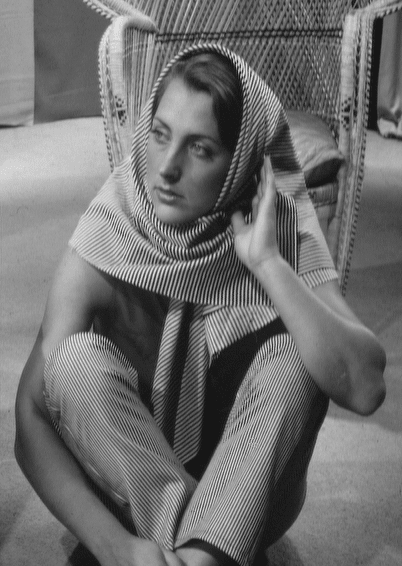
#> input picture ASM2-NguyenNgocThao/Fig0417(a)(barbara).png, 402 x 566 px, found by its file name
$ python lowpass_filtering.py
#> lines starting #> are read from the running program, lines starting #| are printed output that depends on the picture; after the words box and inside, x2 and y2 are one past the last pixel; in counts of white or black regions, pixels touching at a corner belong together
import numpy as np
import cv2
import matplotlib.pyplot as plt
from mpl_toolkits.mplot3d import Axes3D

# Hàm để tạo bộ lọc lý tưởng (Ideal) - Vuông


def ideal_lowpass_filter(size, cutoff):
    rows, cols = size
    center = (int(rows / 2), int(cols / 2))
    filter_matrix = np.zeros((rows, cols), dtype=np.float32)

    for i in range(rows):
        for j in range(cols):
            distance = np.sqrt((i - center[0]) ** 2 + (j - center[1]) ** 2)
            if distance <= cutoff:
                filter_matrix[i, j] = 1
    return filter_matrix

# Hàm để tạo bộ lọc tròn


def circular_lowpass_filter(size, cutoff):
    rows, cols = size
    center = (int(rows / 2), int(cols / 2))
    filter_matrix = np.zeros((rows, cols), dtype=np.float32)

    for i in range(rows):
        for j in range(cols):
            distance = np.sqrt((i - center[0]) ** 2 + (j - center[1]) ** 2)
            filter_matrix[i, j] = 1 / (1 + (distance / cutoff) ** 2)
    return filter_matrix

# Hàm để tạo bộ lọc Gaussian


def gaussian_lowpass_filter(size, cutoff):
    rows, cols = size
    center = (int(rows / 2), int(cols / 2))
    filter_matrix = np.zeros((rows, cols), dtype=np.float32)

    for i in range(rows):
        for j in range(cols):
            distance = np.sqrt((i - center[0]) ** 2 + (j - center[1]) ** 2)
            filter_matrix[i,
                          j] = np.exp(-(distance ** 2) / (2 * (cutoff ** 2)))
    return filter_matrix

# Hàm để tạo bộ lọc Butterworth


def butterworth_lowpass_filter(size, cutoff, order=2):
    rows, cols = size
    center = (int(rows / 2), int(cols / 2))
    filter_matrix = np.zeros((rows, cols), dtype=np.float32)

    for i in range(rows):
        for j in range(cols):
            distance = np.sqrt((i - center[0]) ** 2 + (j - center[1]) ** 2)
            filter_matrix[i, j] = 1 / (1 + (distance / cutoff) ** (2 * order))
    return filter_matrix

# Hàm để hiển thị đáp ứng của các bộ lọc 2D và 3D


def plot_filter_response(filter_matrix, title):
    plt.figure(figsize=(12, 5))

    # Hiển thị đáp ứng 2D
    plt.subplot(1, 2, 1)
    plt.imshow(filter_matrix, cmap='gray')
    plt.title(f'2D Response - {title}')
    plt.colorbar()

    # Hiển thị đáp ứng 3D
    ax = plt.subplot(1, 2, 2, projection='3d')
    X, Y = np.meshgrid(
        range(filter_matrix.shape[1]), range(filter_matrix.shape[0]))
    ax.plot_surface(X, Y, filter_matrix, cmap='viridis')
    ax.set_title(f'3D Response - {title}')
    plt.show()

# Thực hiện lọc ảnh


def apply_filter(image, filter_matrix):
    # Chuyển đổi ảnh sang domain tần số
    dft = np.fft.fft2(image)
    dft_shift = np.fft.fftshift(dft)

    # Áp dụng bộ lọc
    filtered_dft = dft_shift * filter_matrix

    # Chuyển ngược lại domain không gian
    inverse_dft = np.fft.ifftshift(filtered_dft)
    filtered_image = np.fft.ifft2(inverse_dft)
    filtered_image = np.abs(filtered_image)

    return filtered_image


# Đọc ảnh đầu vào từ file đã tải lên
# Đường dẫn đến file bạn đã tải lên
image_path = 'D:\Cá nhân\MSE\Xử lý tín hiệu số\ASM2-NguyenNgocThao\Fig0417(a)(barbara).png'
image = cv2.imread(image_path, 0)  # Đọc ảnh ở chế độ grayscale
#> image is the input picture: shape (566, 402); min 22, max 224, mean 111.3
if image is None:
    print("Error: Could not load image. Please check the file path.")
else:
    image_size = image.shape
#> image_size = (566, 402)

    # Khởi tạo và hiển thị các bộ lọc
    cutoff_frequency = 30

    ideal_filter = ideal_lowpass_filter(image_size, cutoff_frequency)
#> after the loop in ideal_lowpass_filter, `for i in range(rows):`:
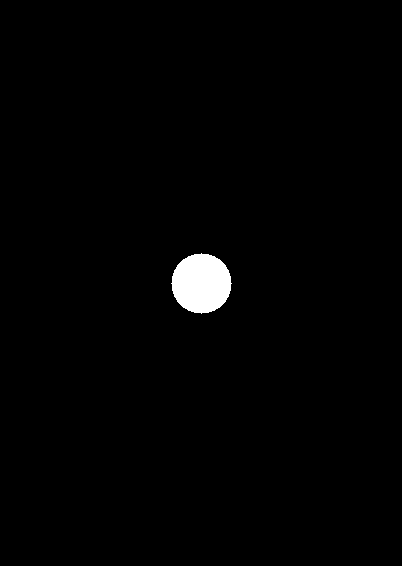
#> filter_matrix: shape (566, 402) float32; values 0 (black) and 1 (white), 1.2% white; 1 white region, box (x1, y1, x2, y2) and area: (171, 253, 232, 314) 2821
    circular_filter = circular_lowpass_filter(image_size, cutoff_frequency)
#> after the loop in circular_lowpass_filter, `for i in range(rows):`:
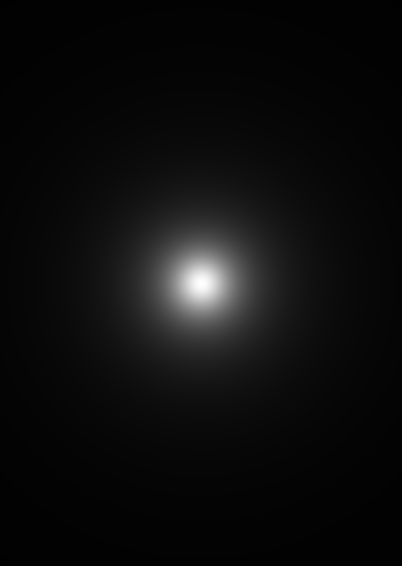
#> filter_matrix: shape (566, 402) float32; min 0.00741, max 1, mean 0.054
    gaussian_filter = gaussian_lowpass_filter(image_size, cutoff_frequency)
#> after the loop in gaussian_lowpass_filter, `for i in range(rows):`:
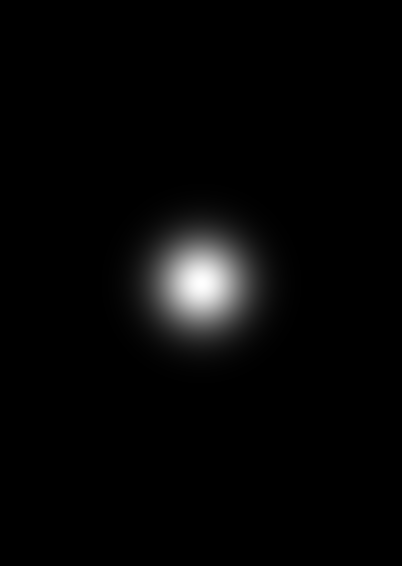
#> filter_matrix: shape (566, 402) float32; min 8.49e-30, max 1, mean 0.0249
    butterworth_filter = butterworth_lowpass_filter(
        image_size, cutoff_frequency)
#> after the loop in butterworth_lowpass_filter, `for i in range(rows):`:
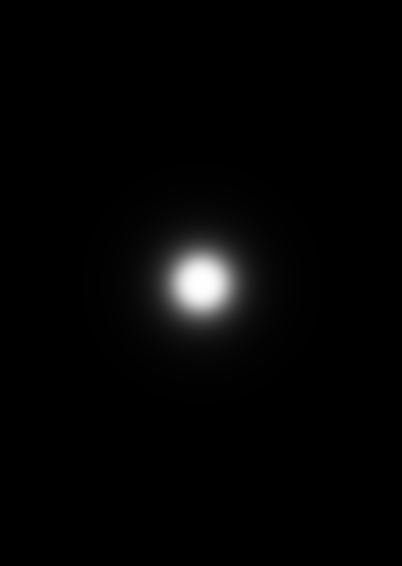
#> filter_matrix: shape (566, 402) float32; min 5.58e-05, max 1, mean 0.0193

    plot_filter_response(ideal_filter, 'Ideal Lowpass Filter')
#> in plot_filter_response, `ax.plot_surface(X, Y, filter_matrix, cmap='viridis')`:
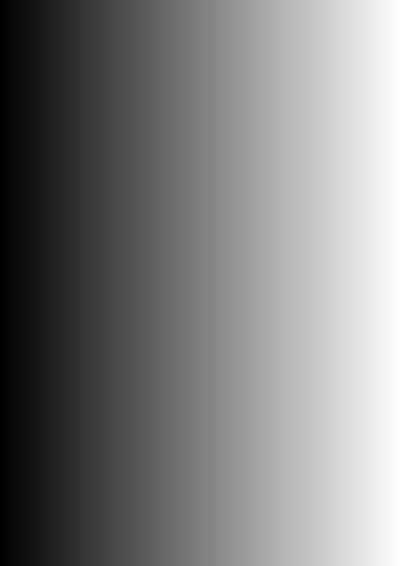
#> X: shape (566, 402) int64; min 0, max 401, mean 200.5; drawn with min black and max white
    plot_filter_response(circular_filter, 'Circular Lowpass Filter')
    plot_filter_response(gaussian_filter, 'Gaussian Lowpass Filter')
    plot_filter_response(butterworth_filter, 'Butterworth Lowpass Filter')
#> call 4 of plot_filter_response, with title = 'Butterworth Lowpass Filter'
#> in plot_filter_response (call 4), `plt.show()`:
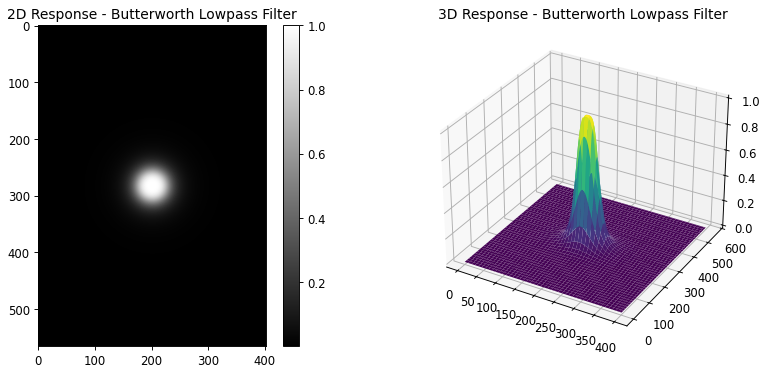
#> figure drawn by matplotlib, 3 panels

    # Lọc ảnh với các bộ lọc
    filtered_image_ideal = apply_filter(image, ideal_filter)
#> in apply_filter, `filtered_image = np.abs(filtered_image)`:
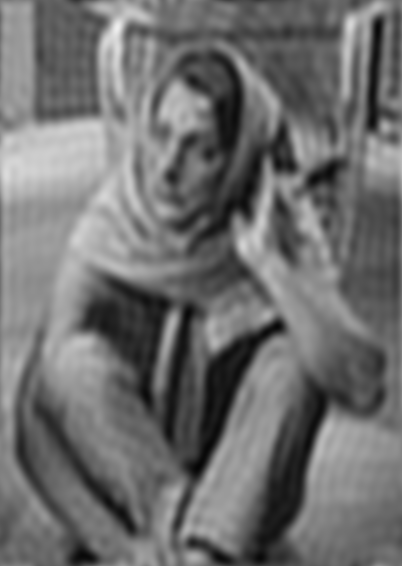
#> filtered_image: shape (566, 402) float64; min 5.48, max 238.9, mean 111.3
    filtered_image_circular = apply_filter(image, circular_filter)
    filtered_image_gaussian = apply_filter(image, gaussian_filter)
    filtered_image_butterworth = apply_filter(image, butterworth_filter)

    # Hiển thị kết quả
    plt.figure(figsize=(12, 10))
    plt.subplot(2, 2, 1)
    plt.imshow(filtered_image_ideal, cmap='gray')
    plt.title('Filtered Image - Ideal Lowpass')

    plt.subplot(2, 2, 2)
    plt.imshow(filtered_image_circular, cmap='gray')
    plt.title('Filtered Image - Circular Lowpass')

    plt.subplot(2, 2, 3)
    plt.imshow(filtered_image_gaussian, cmap='gray')
    plt.title('Filtered Image - Gaussian Lowpass')

    plt.subplot(2, 2, 4)
    plt.imshow(filtered_image_butterworth, cmap='gray')
    plt.title('Filtered Image - Butterworth Lowpass')

    plt.show()
